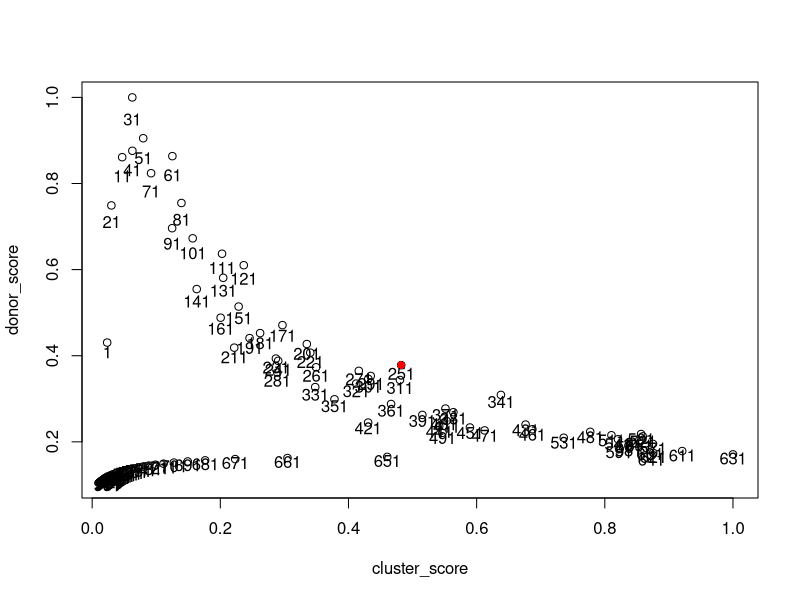

This figure's R source:
## ---- chunk 1
library(knitr)
opts_chunk$set(tidy.opts=list(width.cutoff=80),tidy=T,strip.white=F)
## ---- chunk 2
library(rmarkdown)
# rmarkdown::render("stratified_subsampling_vignette.Rmd")
## ---- chunk 3

# colours for plotting
# Discrete but up to 13
  Discrete13 = c(
  '#a6cee3',
  '#1f78b4',
  '#b2df8a',
  '#33a02c',
  '#fb9a99',
  '#e31a1c',
  '#fdbf6f',
  '#ff7f00',
  '#cab2d6',
  '#6a3d9a',
  '#ffff99',
  '#b15928',
  'black'
  )
  
# SEED for the random sample  
  set.seed(42)
  
  cell_n = 15000
  donor_n = 7
  clus_n = 13
  
  cell_IDs = unique(sapply(1:cell_n, function(i){paste(sample(LETTERS,25), collapse="")}))
  donors = as.factor(
    sort(
      sample(
          rep(LETTERS[1:donor_n], abs(round(rnorm(donor_n, (cell_n/donor_n*2), cell_n/donor_n))))
        )[1:cell_n]
      )
    )
  clusters = unlist(
      sapply(levels(donors), function(i) {
        sample(as.factor(
          rep(
            1:clus_n, 
            abs(round(rnorm(clus_n, sum(donors==i)/(clus_n*2), 4*(sum(donors==i)/clus_n))))
          )
        ))[1:sum(donors==i)]
      }
    )  
  ) 
       

# name these factors  
  names(donors) = cell_IDs
  names(clusters)= cell_IDs
## ---- chunk 4
table(donors)
table(clusters)
## ---- chunk 5
# Simply paste the factors together:
  combined_factor = as.factor(paste(clusters, donors, sep="###"))
# Re-apply the names to the new factor  
  names(combined_factor) = cell_IDs
## ---- chunk 6
# Function
# ID_vector is unique cells
# class_factor is the classes to sample from
# n is the number from each level to sample
# override means that samples from levels will be taken even if the minimum level size is less than n.
#    otherwise this function will sample evenly at the minimum level size
  sample.equal = function(ID_vector, class_factor, n, override = F){
    n2sub <-  min(table(class_factor))
    if(n < n2sub){a = n} else {a = n2sub}
    
    equal.sample.vector <- unlist(lapply(levels(class_factor), function(k) {
        if(override==T){sample(ID_vector[class_factor==k], min(c(length(ID_vector[class_factor==k]), n)), replace=F)} else {
          sample(ID_vector[class_factor==k], a, replace=F)
        }
      }))
    
    return(equal.sample.vector)  
  }
## ---- chunk 7
  
  sample1 = sample.equal(cell_IDs, combined_factor, 10, override=T)
  sample2 = sample.equal(cell_IDs, combined_factor, 50, override=T)
  sample3 = sample.equal(cell_IDs, combined_factor, 100, override=T)
  
  table(donors[sample1])
  table(clusters[sample1])
## ---- chunk 8

# Arguments:

# clusters - the cluster labels - with the groups shared within each cluster k
# donors - the vector of class / sample labels (not the levels), or groups shared within clusters
# cell_IDs - the vector of sample names, essentially column names of a [genes, cells] matrix
# N - the number of samples to take from each cluster in total... typically it could be the smallest cluster size
# for generalisation, I call clusters and donors f1 and f2 (factor 1 and factor 2)

  stratified_subsample <- function(f1, f2, cell_IDs, N, seed=1){
   
  ### For scRNAseq dataset, the principle was to reduce clusters to equal sizes, equally distributed 
  #  by donors... 
  # f1 == clusters
    clusters = f1
  # f2 = donors
    donors = f2

    class.cluster.table = sapply(levels(clusters), function(K){table(donors[clusters==K])})

# re-seed (resetting the Seurat global seed fix in analysis)
   set.seed(1)
   rm(.Random.seed, envir=globalenv())
   set.seed(seed)
   
  # smallest cluster = n
    samples.clusters = lapply(levels(clusters), function(K) { 
  #  for each cluster...
   # Sample the minimum of N / class samples                     
     sample.loop = sample.equal(# SAMPLE FROM the cells in that cluster K
         ID_vector = cell_IDs[clusters == K], 
       # donors associated with cells in cluster == K
         class_factor = donors[clusters == K],
       # Sample the minimum of the minimum cluster size / number of donors in each K cluster
         n = min(round(N/length(levels(donors[clusters == K]))), min(class.cluster.table[,K]))
     )
      # OMIT the names already sampled (a hacky "without replacement")
       sample.omit = !cell_IDs[clusters == K] %in%  sample.loop
       
     # RESAMPLE to make up to ~ N
     while(
       # Total clusters  >  # Clusters remaining after omitting already sampled samples
       length(unique(donors[clusters == K])) >= length(unique(donors[clusters == K][sample.omit])) & 
       length(sample.loop) < N &
       sum(sample.omit) > 0   # FINISH LOOP AND RETURN IF CLUSTER K HAS ALL BEEN SAMPLED
      ){
       # New TOTAL number to sample...
        new.target = N - length(sample.loop) 
       # Sample the minimum length, adding onto our sample.loop vector                  
        sample.loop = c(sample.loop, 
        
          sample.equal(
       # cell_IDs, omitting the already sampled samples
         ID_vector = cell_IDs[clusters == K][sample.omit], 
       # donors associated with cells in cluster == K
         class_factor = as.factor(as.character(donors[clusters == K][sample.omit])),
       # Sample the minimum of the minimum cluster size / number of donors in each K cluster
         n = min(
            ceiling(new.target/length(unique(donors[clusters == K][sample.omit]))), 
            min(table(as.factor(as.character(donors[clusters == K][sample.omit]))))
            )
          ) 
        )
       # discard sampled items again, and repeat loop if conditions are still met...
         sample.omit = !(cell_IDs[clusters == K] %in%  sample.loop) 
     }
     
   # Remove duplicated items - This occurs if sample number chosen is above the 
   # number of samples in cluster and the class does not round into N
    return(sample.loop)   
  }
  )
    return(unlist(samples.clusters))
  }
## ---- chunk 9

  sample4 = stratified_subsample(clusters, donors, cell_IDs, 100)
  
  table(donors[sample4])
  table(clusters[sample4])
## ---- chunk 10
# Very heuristic funcion optimisation... harmonic mean of cluster and donor means / variance of each
  sds_cluster = numeric()
  sds_donor = numeric()
  mean_cluster = numeric()
  mean_donor = numeric()
  for(i in seq(1, 1000, 10)){
    sample8 = stratified_subsample(clusters, donors, cell_IDs, i)
    sds_cluster = c(sds_cluster,sd(table(clusters[sample8])))
    sds_donor = c(sds_donor,sd(table(donors[sample8])))
    
    mean_cluster = c(mean_cluster,mean(table(clusters[sample8])))
    mean_donor = c(mean_donor,mean(table(donors[sample8])))
  }

  cluster_score = (mean_cluster/(sds_cluster+1)) / max(mean_cluster/(sds_cluster+1))
  donor_score = (mean_donor/(sds_donor+1)) / max(mean_donor/(sds_donor+1))

# harmonic mean of (mean / sd)
  optimal.i = which.max(
              2 * (donor_score*cluster_score) / 
                  (donor_score+cluster_score)
              )

## multiplication of (mean / sd)  
#  optimal.n = seq(1, 1000, 10)[which.max((mean_donor/sds_donor)*(mean_cluster/sds_cluster))] 
 
# Plot these data points   
  plot(cluster_score, donor_score)
    text(cluster_score, donor_score-(donor_score)*0.05, seq(1, 1000, 10))
# One objective? - optimal sampling number
  points(cluster_score[optimal.i], donor_score[optimal.i], 
    col="red", pch=16)
  
# optimal number to sample
  optimal.n = seq(1, 1000, 10)[optimal.i]

# run function:
  sample8 = stratified_subsample(clusters, donors, cell_IDs, optimal.n)
  
